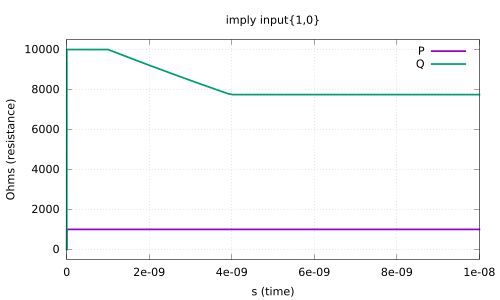

This chart was generated by the following gnuplot code:
#set terminal X11 noenhanced
set title "imply input{1,0}"
set xlabel "s (time)"
set ylabel "Ohms (resistance)"
set grid
unset logscale x 
set xrange [0.000000e+00:1.000000e-08]
unset logscale y 
set yrange [-5.000000e+02:1.050000e+04]
#set xtics 1
#set x2tics 1
#set ytics 1
#set y2tics 1
set format y "%g"
set format x "%g"
plot '../ppt/imply10.data' using 1:2 with lines lw 5 title "P",\
'../ppt/imply10.data' using 3:4 with lines lw 5 title "Q"
set terminal push
set terminal pdf
set out '../ppt/imply10.pdf'
replot
